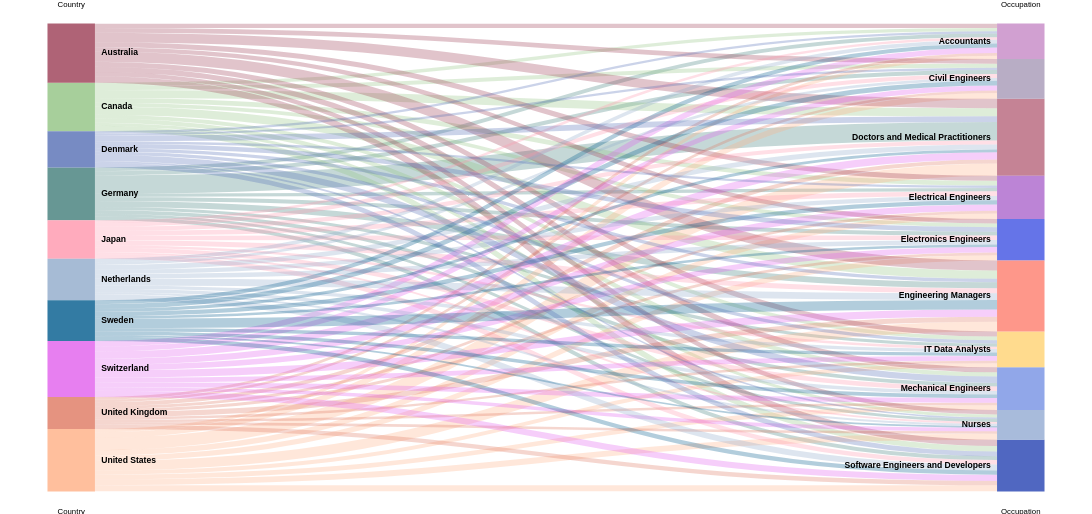

The Vega-Lite source for this figure:
### Vega specification from a JSON file in a GitHub repository (floating-point values rounded to 4 significant figures)
{"$schema": "https://vega.github.io/schema/vega/v3.0.json", "height": 600, "width": 1400, "data": [{"name": "rawData", "values": [{"Country": "Germany", "Occupation": "Software Engineers and Developers", "Count": 73538}, {"Country": "Germany", "Occupation": "Electronics Engineers", "Count": 73678}, {"Country": "Germany", "Occupation": "Mechanical Engineers", "Count": 68558}, {"Country": "Germany", "Occupation": "Nurses", "Count": 54238}, {"Country": "Germany", "Occupation": "Doctors and Medical Practitioners", "Count": 356390}, {"Country": "Germany", "Occupation": "Civil Engineers", "Count": 78416}, {"Country": "Germany", "Occupation": "Electrical Engineers", "Count": 63941}, {"Country": "Germany", "Occupation": "Accountants", "Count": 72633}, {"Country": "Germany", "Occupation": "IT Data Analysts", "Count": 60966}, {"Country": "Germany", "Occupation": "Engineering Managers", "Count": 115561}, {"Country": "Canada", "Occupation": "Software Engineers and Developers", "Count": 103257}, {"Country": "Canada", "Occupation": "Electronics Engineers", "Count": 71004}, {"Country": "Canada", "Occupation": "Mechanical Engineers", "Count": 82025}, {"Country": "Canada", "Occupation": "Nurses", "Count": 59838}, {"Country": "Canada", "Occupation": "Doctors and Medical Practitioners", "Count": 155630}, {"Country": "Canada", "Occupation": "Civil Engineers", "Count": 78114}, {"Country": "Canada", "Occupation": "Electrical Engineers", "Count": 90884}, {"Country": "Canada", "Occupation": "Accountants", "Count": 63280}, {"Country": "Canada", "Occupation": "IT Data Analysts", "Count": 70321}, {"Country": "Canada", "Occupation": "Engineering Managers", "Count": 159588}, {"Country": "United States", "Occupation": "Software Engineers and Developers", "Count": 119007}, {"Country": "United States", "Occupation": "Electronics Engineers", "Count": 100090}, {"Country": "United States", "Occupation": "Mechanical Engineers", "Count": 89856}, {"Country": "United States", "Occupation": "Nurses", "Count": 113228}, {"Country": "United States", "Occupation": "Doctors and Medical Practitioners", "Count": 233984}, {"Country": "United States", "Occupation": "Civil Engineers", "Count": 111666}, {"Country": "United States", "Occupation": "Electrical Engineers", "Count": 105308}, {"Country": "United States", "Occupation": "Accountants", "Count": 62226}, {"Country": "United States", "Occupation": "IT Data Analysts", "Count": 77521}, {"Country": "United States", "Occupation": "Engineering Managers", "Count": 187915}, {"Country": "United Kingdom", "Occupation": "Software Engineers and Developers", "Count": 83059}, {"Country": "United Kingdom", "Occupation": "Electronics Engineers", "Count": 55372}, {"Country": "United Kingdom", "Occupation": "Mechanical Engineers", "Count": 48766}, {"Country": "United Kingdom", "Occupation": "Nurses", "Count": 49414}, {"Country": "United Kingdom", "Occupation": "Doctors and Medical Practitioners", "Count": 78967}, {"Country": "United Kingdom", "Occupation": "Civil Engineers", "Count": 50316}, {"Country": "United Kingdom", "Occupation": "Electrical Engineers", "Count": 52470}, {"Country": "United Kingdom", "Occupation": "Accountants", "Count": 52603}, {"Country": "United Kingdom", "Occupation": "IT Data Analysts", "Count": 46405}, {"Country": "United Kingdom", "Occupation": "Engineering Managers", "Count": 100579}, {"Country": "Australia", "Occupation": "Software Engineers and Developers", "Count": 121850}, {"Country": "Australia", "Occupation": "Electronics Engineers", "Count": 85000}, {"Country": "Australia", "Occupation": "Mechanical Engineers", "Count": 100011}, {"Country": "Australia", "Occupation": "Nurses", "Count": 85000}, {"Country": "Australia", "Occupation": "Doctors and Medical Practitioners", "Count": 180000}, {"Country": "Australia", "Occupation": "Civil Engineers", "Count": 91250}, {"Country": "Australia", "Occupation": "Electrical Engineers", "Count": 97000}, {"Country": "Australia", "Occupation": "Accountants", "Count": 89500}, {"Country": "Australia", "Occupation": "IT Data Analysts", "Count": 96000}, {"Country": "Australia", "Occupation": "Engineering Managers", "Count": 194500}, {"Country": "Japan", "Occupation": "Software Engineers and Developers", "Count": 89000}, {"Country": "Japan", "Occupation": "Electronics Engineers", "Count": 85948}, {"Country": "Japan", "Occupation": "Mechanical Engineers", "Count": 85948}, {"Country": "Japan", "Occupation": "Nurses", "Count": 37084}, {"Country": "Japan", "Occupation": "Doctors and Medical Practitioners", "Count": 80183}, {"Country": "Japan", "Occupation": "Civil Engineers", "Count": 77627}, {"Country": "Japan", "Occupation": "Electrical Engineers", "Count": 90079}, {"Country": "Japan", "Occupation": "Accountants", "Count": 47595}, {"Country": "Japan", "Occupation": "IT Data Analysts", "Count": 47782}, {"Country": "Japan", "Occupation": "Engineering Managers", "Count": 96320}, {"Country": "Switzerland", "Occupation": "Software Engineers and Developers", "Count": 118000}, {"Country": "Switzerland", "Occupation": "Electronics Engineers", "Count": 102749}, {"Country": "Switzerland", "Occupation": "Mechanical Engineers", "Count": 92282}, {"Country": "Switzerland", "Occupation": "Nurses", "Count": 69552}, {"Country": "Switzerland", "Occupation": "Doctors and Medical Practitioners", "Count": 138151}, {"Country": "Switzerland", "Occupation": "Civil Engineers", "Count": 95048}, {"Country": "Switzerland", "Occupation": "Electrical Engineers", "Count": 120000}, {"Country": "Switzerland", "Occupation": "Accountants", "Count": 107000}, {"Country": "Switzerland", "Occupation": "IT Data Analysts", "Count": 92598}, {"Country": "Switzerland", "Occupation": "Engineering Managers", "Count": 138257}, {"Country": "Netherlands", "Occupation": "Software Engineers and Developers", "Count": 112737}, {"Country": "Netherlands", "Occupation": "Electronics Engineers", "Count": 85224}, {"Country": "Netherlands", "Occupation": "Mechanical Engineers", "Count": 67546}, {"Country": "Netherlands", "Occupation": "Nurses", "Count": 40436}, {"Country": "Netherlands", "Occupation": "Doctors and Medical Practitioners", "Count": 92412}, {"Country": "Netherlands", "Occupation": "Civil Engineers", "Count": 51991}, {"Country": "Netherlands", "Occupation": "Electrical Engineers", "Count": 85224}, {"Country": "Netherlands", "Occupation": "Accountants", "Count": 68474}, {"Country": "Netherlands", "Occupation": "IT Data Analysts", "Count": 64263}, {"Country": "Netherlands", "Occupation": "Engineering Managers", "Count": 131220}, {"Country": "Sweden", "Occupation": "Software Engineers and Developers", "Count": 82692}, {"Country": "Sweden", "Occupation": "Electronics Engineers", "Count": 50234}, {"Country": "Sweden", "Occupation": "Mechanical Engineers", "Count": 68095}, {"Country": "Sweden", "Occupation": "Nurses", "Count": 32519}, {"Country": "Sweden", "Occupation": "Doctors and Medical Practitioners", "Count": 56172}, {"Country": "Sweden", "Occupation": "Civil Engineers", "Count": 90758}, {"Country": "Sweden", "Occupation": "Electrical Engineers", "Count": 82308}, {"Country": "Sweden", "Occupation": "Accountants", "Count": 77256}, {"Country": "Sweden", "Occupation": "IT Data Analysts", "Count": 66354}, {"Country": "Sweden", "Occupation": "Engineering Managers", "Count": 180408}, {"Country": "Denmark", "Occupation": "Software Engineers and Developers", "Count": 92064}, {"Country": "Denmark", "Occupation": "Electronics Engineers", "Count": 88039}, {"Country": "Denmark", "Occupation": "Mechanical Engineers", "Count": 120581}, {"Country": "Denmark", "Occupation": "Nurses", "Count": 30491}, {"Country": "Denmark", "Occupation": "Doctors and Medical Practitioners", "Count": 109344}, {"Country": "Denmark", "Occupation": "Civil Engineers", "Count": 42012}, {"Country": "Denmark", "Occupation": "Electrical Engineers", "Count": 45000}, {"Country": "Denmark", "Occupation": "Accountants", "Count": 43125}, {"Country": "Denmark", "Occupation": "IT Data Analysts", "Count": 61683}, {"Country": "Denmark", "Occupation": "Engineering Managers", "Count": 65000}], "transform": [{"type": "formula", "expr": "datum['Country']", "as": "stk1"}, {"type": "formula", "expr": "datum.Occupation", "as": "stk2"}, {"type": "formula", "expr": "datum.Count", "as": "size"}]}, {"name": "nodes", "source": "rawData", "transform": [{"type": "filter", "expr": "!groupSelector || groupSelector.stk1 == datum.stk1 || groupSelector.stk2 == datum.stk2"}, {"type": "formula", "expr": "datum.stk1+datum.stk2", "as": "key"}, {"type": "fold", "fields": ["stk1", "stk2"], "as": ["stack", "grpId"]}, {"type": "formula", "expr": "datum.stack == 'stk1' ? datum.stk1+' '+datum.stk2 : datum.stk2+' '+datum.stk1", "as": "sortField"}, {"type": "stack", "groupby": ["stack"], "sort": {"field": "sortField", "order": "descending"}, "field": "size"}, {"type": "formula", "expr": "(datum.y0+datum.y1)/2", "as": "yc"}]}, {"name": "groups", "source": "nodes", "transform": [{"type": "aggregate", "groupby": ["stack", "grpId"], "fields": ["size"], "ops": ["sum"], "as": ["total"]}, {"type": "stack", "groupby": ["stack"], "sort": {"field": "grpId", "order": "descending"}, "field": "total"}, {"type": "formula", "expr": "scale('y', datum.y0)", "as": "scaledY0"}, {"type": "formula", "expr": "scale('y', datum.y1)", "as": "scaledY1"}, {"type": "formula", "expr": "datum.stack == 'stk1'", "as": "rightLabel"}, {"type": "formula", "expr": "datum.total/domain('y')[1]", "as": "percentage"}]}, {"name": "destinationNodes", "source": "nodes", "transform": [{"type": "filter", "expr": "datum.stack == 'stk2'"}]}, {"name": "edges", "source": "nodes", "transform": [{"type": "filter", "expr": "datum.stack == 'stk1'"}, {"type": "lookup", "from": "destinationNodes", "key": "key", "fields": ["key"], "as": ["target"]}, {"type": "linkpath", "orient": "horizontal", "shape": "diagonal", "sourceY": {"expr": "scale('y', datum.yc)"}, "sourceX": {"expr": "scale('x', 'stk1') + bandwidth('x')"}, "targetY": {"expr": "scale('y', datum.target.yc)"}, "targetX": {"expr": "scale('x', 'stk2')"}}, {"type": "formula", "expr": "range('y')[0]-scale('y', datum.size)", "as": "strokeWidth"}, {"type": "formula", "expr": "datum.size/domain('y')[1]", "as": "percentage"}]}], "scales": [{"name": "x", "type": "band", "range": "width", "domain": ["stk1", "stk2"], "paddingOuter": 0.05, "paddingInner": 0.95}, {"name": "y", "type": "linear", "range": "height", "domain": {"data": "nodes", "field": "y1"}}, {"name": "color", "type": "ordinal", "range": ["#417D7A", "#91C483", "#FFB085", "#DF7861", "#9C3D54", "#FF96AD", "#E15FED", "#90AACB", "#005A8D", "#556FB5", "#2541B2", "#3F52E3", "#7692E4", "#93ABD3", "#B7657B", "#A799B7", "#AC66CC", "#C689C6", "#FFD372", "#FE7E6D"], "domain": ["Germany", "Canada", "United States", "United Kingdom", "Australia", "Japan", "Switzerland", "Netherlands", "Sweden", "Denmark", "Software Engineers and Developers", "Electronics Engineers", "Mechanical Engineers", "Nurses", "Doctors and Medical Practitioners", "Civil Engineers", "Electrical Engineers", "Accountants", "IT Data Analysts", "Engineering Managers"]}, {"name": "stackNames", "type": "ordinal", "range": ["Country", "Occupation"], "domain": ["stk1", "stk2"]}], "axes": [{"orient": "bottom", "scale": "x", "domain": false, "ticks": false, "labelPadding": 20, "encode": {"labels": {"update": {"text": {"scale": "stackNames", "field": "value", "fontWeight": "bold", "fontSize": 14}}}}}, {"orient": "top", "scale": "x", "domain": false, "ticks": false, "labelPadding": 20, "encode": {"labels": {"update": {"text": {"scale": "stackNames", "field": "value", "fontWeight": "bold", "fontSize": 14}}}}}, {"orient": "left", "scale": "y", "labels": false, "domain": false, "ticks": false}], "marks": [{"type": "path", "name": "edgeMark", "from": {"data": "edges"}, "clip": true, "encode": {"update": {"stroke": [{"test": "groupSelector && groupSelector.stack=='stk1'", "scale": "color", "field": "stk2"}, {"scale": "color", "field": "stk1"}], "strokeWidth": {"field": "strokeWidth"}, "path": {"field": "path"}, "strokeOpacity": {"signal": "!groupSelector && (groupHover.stk1 == datum.stk1 || groupHover.stk2 == datum.stk2) ? 0.9 : 0.3"}, "zindex": {"signal": "!groupSelector && (groupHover.stk1 == datum.stk1 || groupHover.stk2 == datum.stk2) ? 1 : 0"}, "tooltip": {"signal": "{\"Country\": datum.stk1, \"Occupation\": datum.stk2, \"Average Salary\":format(datum.size, ',.0f')}"}}, "hover": {"strokeOpacity": {"value": 1}}}}, {"type": "rect", "name": "groupMark", "from": {"data": "groups"}, "encode": {"enter": {"fill": {"scale": "color", "field": "grpId"}, "width": {"scale": "x", "band": 1}}, "update": {"x": {"scale": "x", "field": "stack"}, "y": {"field": "scaledY0"}, "y2": {"field": "scaledY1"}, "fillOpacity": {"value": 0.8}, "tooltip": {"signal": "datum.grpId + ' has average salary of ' + format(datum.total/11, ',.0f')"}}, "hover": {"fillOpacity": {"value": 1}}}}, {"type": "text", "from": {"data": "groups"}, "interactive": false, "encode": {"update": {"x": {"signal": "scale('x', datum.stack) + (datum.rightLabel ? bandwidth('x') + 8 : -8)"}, "yc": {"signal": "(datum.scaledY0 + datum.scaledY1)/2"}, "align": {"signal": "datum.rightLabel ? 'left' : 'right'"}, "baseline": {"value": "middle"}, "fontWeight": {"value": "bold"}, "text": {"signal": "abs(datum.scaledY0-datum.scaledY1) > 13 ? datum.grpId : ''"}}}}, {"type": "group", "data": [{"name": "dataForShowAll", "values": [{}], "transform": [{"type": "filter", "expr": "groupSelector"}]}], "encode": {"enter": {"xc": {"signal": "width/2"}, "y": {"value": 30}, "width": {"value": 80}, "height": {"value": 30}}}, "marks": [{"type": "group", "name": "groupReset", "from": {"data": "dataForShowAll"}, "encode": {"enter": {"cornerRadius": {"value": 6}, "fill": {"value": "#f5f5f5"}, "stroke": {"value": "#c1c1c1"}, "strokeWidth": {"value": 2}, "height": {"field": {"group": "height"}}, "width": {"field": {"group": "width"}}}, "update": {"opacity": {"value": 1}}, "hover": {"opacity": {"value": 0.7}}}, "marks": [{"type": "text", "interactive": false, "encode": {"enter": {"xc": {"field": {"group": "width"}, "mult": 0.5}, "yc": {"field": {"group": "height"}, "mult": 0.5, "offset": 2}, "align": {"value": "center"}, "baseline": {"value": "middle"}, "fontWeight": {"value": "bold"}, "text": {"value": "Show All"}}}}]}]}], "signals": [{"name": "groupHover", "value": {}, "on": [{"events": "@groupMark:mouseover", "update": "{stk1:datum.stack=='stk1' && datum.grpId, stk2:datum.stack=='stk2' && datum.grpId}"}, {"events": "mouseout", "update": "{}"}]}, {"name": "groupSelector", "value": false, "on": [{"events": "@groupMark:click!", "update": "{stack:datum.stack, stk1:datum.stack=='stk1' && datum.grpId, stk2:datum.stack=='stk2' && datum.grpId}"}, {"events": [{"type": "click", "markname": "groupReset"}, {"type": "dblclick"}], "update": "false"}]}], "config": {"view": {"stroke": null}, "background": null}}
